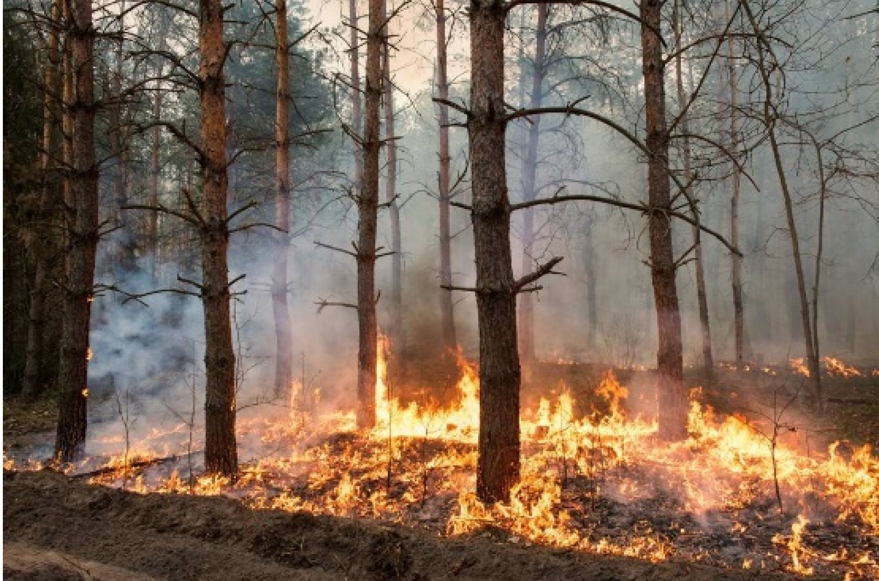
#> input picture fire_sample.png, 879 x 581 px, given in place of fire_video.mp4, which was not available
$ python motionvideo.py
#> lines starting #> are read from the running program, lines starting #| are printed output that depends on the picture; after the words box and inside, x2 and y2 are one past the last pixel; in counts of white or black regions, pixels touching at a corner belong together; pictures that were not available may be replaced by others from this repository, and a replacement may not be noted
#> further down, prev_frame is the input picture: shape (581, 879, 3); mean B, G, R 86, 102, 122.1
import cv2
import numpy as np
import matplotlib.pyplot as plt

# Function to display images
def show_images(images, titles, figsize=(20, 10)):
    plt.figure(figsize=figsize)
    for i, (img, title) in enumerate(zip(images, titles)):
        plt.subplot(1, len(images), i + 1)
        plt.imshow(img, cmap='gray' if len(img.shape) == 2 else None)
        plt.title(title)
        plt.axis('off')
    plt.show()

# Function to calculate fire mask
def get_fire_mask(image):
    image_hsv = cv2.cvtColor(image, cv2.COLOR_BGR2HSV)
#> image_hsv: shape (581, 879, 3); mean H, S, V 28, 85.4, 123.6
    image_ycbcr = cv2.cvtColor(image, cv2.COLOR_BGR2YCrCb)
#> image_ycbcr: shape (581, 879, 3); mean of channels 0, 1, 2 106.2, 139.3, 116.6

    # Split channels
    H, S, V = cv2.split(image_hsv)
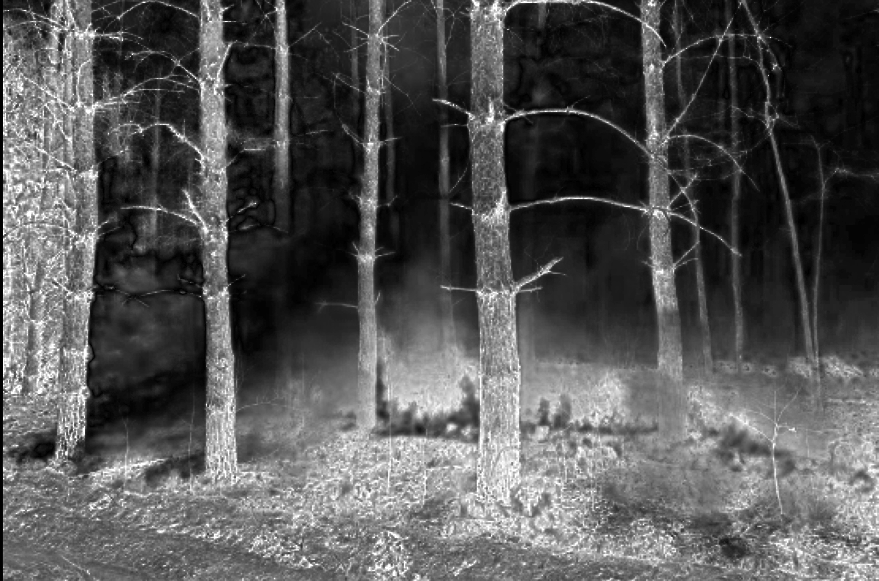
#> S: shape (581, 879); min 0, max 255, mean 85.4
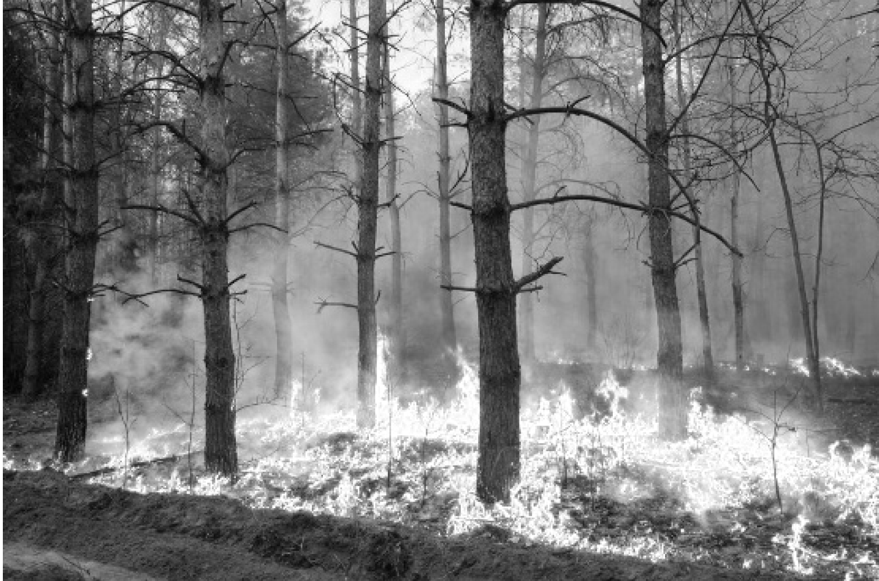
#> V: shape (581, 879); min 1, max 255, mean 123.6
    Y, Cr, Cb = cv2.split(image_ycbcr)
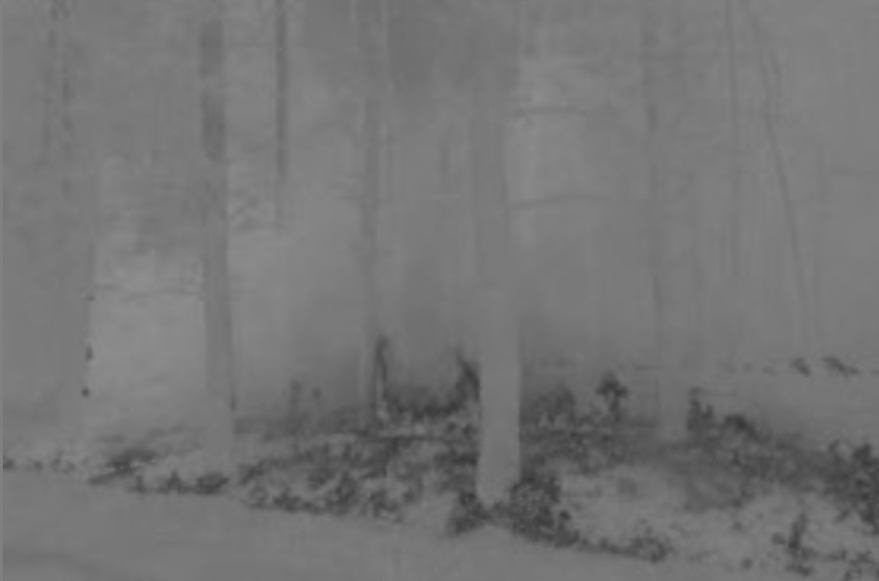
#> Cb: shape (581, 879); min 56, max 143, mean 116.6

    # Fire detection thresholds
    hsv_mask = (H >= 0) & (H <= 50) & (S > 100) & (V > 150)
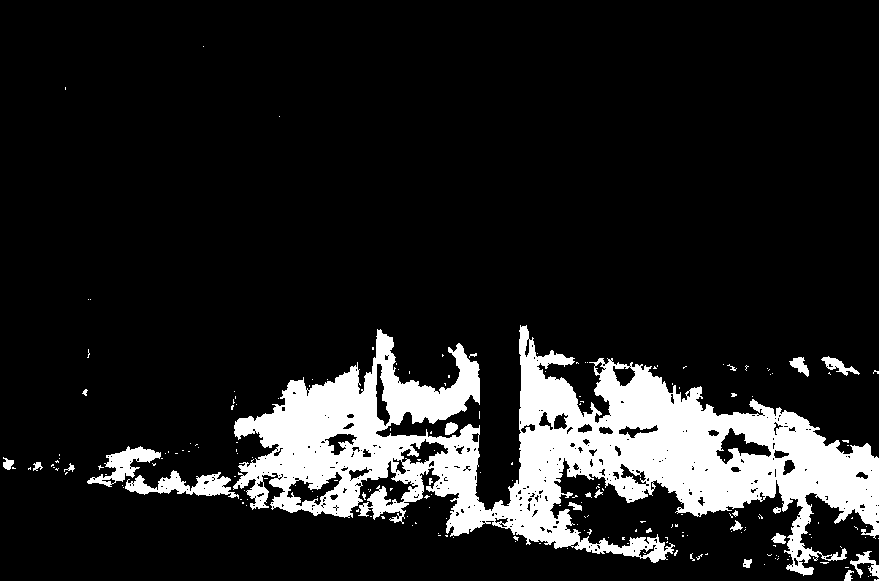
#> hsv_mask: shape (581, 879) bool; 13.2% white; 201 white regions (178 under 20 px), largest, box (x1, y1, x2, y2) and area: (233, 325, 879, 576) 62800, (125, 470, 239, 499) 1437, (87, 446, 161, 487) 1109
    ycbcr_mask = (Cr > 135) & (Cb < 120) & (Y > 140)
#> ycbcr_mask: shape (581, 879) bool; 13% white; 486 white regions (399 under 20 px), largest, box (x1, y1, x2, y2) and area: (493, 375, 879, 547) 23743, (235, 332, 480, 488) 16682, (387, 0, 438, 98) 3914

    # Logical AND operation
    fire_mask = hsv_mask & ycbcr_mask
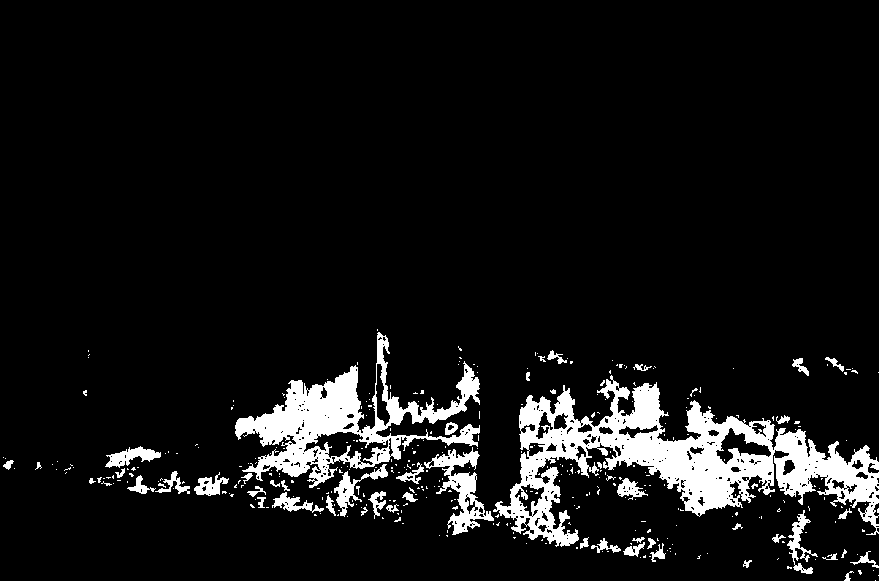
#> fire_mask: shape (581, 879) bool; 8.2% white; 358 white regions (305 under 20 px), largest, box (x1, y1, x2, y2) and area: (493, 375, 879, 547) 21741, (235, 332, 480, 488) 10984, (424, 447, 494, 535) 1948
    return np.uint8(fire_mask * 255)

# Initializing video capture
video_path = 'fire_video.mp4'
cap = cv2.VideoCapture(video_path)

if not cap.isOpened():
    raise ValueError(f"Error opening video: {video_path}")

# Parameters for Optical Flow (Lucas-Kanade)
lk_params = dict(winSize=(15, 15), maxLevel=2,
                 criteria=(cv2.TERM_CRITERIA_EPS | cv2.TERM_CRITERIA_COUNT, 10, 0.03))

# Initializing Background Subtractor (MOG2)
bg_subtractor = cv2.createBackgroundSubtractorMOG2()

# Reading the first frame
ret, prev_frame = cap.read()
prev_gray = cv2.cvtColor(prev_frame, cv2.COLOR_BGR2GRAY)
prev_fire_mask = get_fire_mask(prev_frame)

scaling_factor = 0.01  # Pixel to real-world area conversion

while True:
    ret, frame = cap.read()
    if not ret:
        break

    # Converting frame to grayscale
    gray = cv2.cvtColor(frame, cv2.COLOR_BGR2GRAY)

    # Frame Differencing
    frame_diff = cv2.absdiff(prev_gray, gray)
#> frame_diff: shape (581, 879); every value is 0
    _, frame_diff_thresh = cv2.threshold(frame_diff, 30, 255, cv2.THRESH_BINARY)

    # Fire Mask (Color-Based)
    fire_mask = get_fire_mask(frame)

    # Combining frame difference and fire mask to detect moving fire pixels
    moving_fire_mask = cv2.bitwise_and(fire_mask, frame_diff_thresh)

    # Optical Flow (Track Fire Movement)
    fire_points = cv2.findNonZero(moving_fire_mask)
#> fire_points = None
    if fire_points is not None:
        # Calculating optical flow
        new_points, status, _ = cv2.calcOpticalFlowPyrLK(prev_gray, gray, fire_points.astype(np.float32), None, **lk_params)

        for i, (new, old) in enumerate(zip(new_points, fire_points)):
            a, b = new.ravel()
            c, d = old.ravel()
            cv2.arrowedLine(frame, (int(c), int(d)), (int(a), int(b)), (0, 255, 0), 2)  # Green arrows for motion

    # Background Subtraction (Detecting Dynamic Regions)
    fg_mask = bg_subtractor.apply(frame)
#> fg_mask: shape (581, 879); every value is 127
    moving_fire_bg = cv2.bitwise_and(fg_mask, fire_mask)
#> moving_fire_bg: shape (581, 879); values 0 (black) and 127 (white), 8.2% white; 358 white regions (305 under 20 px)

    # Combining All Motion Detection Methods
    combined_motion_mask = cv2.bitwise_or(moving_fire_mask, moving_fire_bg)

    # Fire Contour Detection (Computing Fire Area)
    contours, _ = cv2.findContours(fire_mask, cv2.RETR_EXTERNAL, cv2.CHAIN_APPROX_SIMPLE)
#> contours = 348 contours, 308 with area under 20; largest, box (x1, y1, x2, y2) and area: (493, 375, 879, 547) 23963, (235, 332, 480, 488) 12180, (424, 447, 494, 535) 1857, (334, 464, 388, 517) 586, (105, 446, 161, 468) 514
    valid_contours = [cnt for cnt in contours if cv2.contourArea(cnt) > 500]
#> valid_contours = 5 contours; box (x1, y1, x2, y2) and area: (493, 375, 879, 547) 23963, (235, 332, 480, 488) 12180, (424, 447, 494, 535) 1857, (334, 464, 388, 517) 586, (105, 446, 161, 468) 514

    total_fire_pixels = np.sum(fire_mask > 0)
#> total_fire_pixels = 41944
    fire_area = total_fire_pixels * scaling_factor
#> fire_area = 419.4
    print(f"Estimated Fire Area: {fire_area:.2f} square meters")
#| Estimated Fire Area: 419.44 square meters

    # Overlay Fire Region + Motion Vectors
    output_frame = frame.copy()
    for cnt in valid_contours:
        area = cv2.contourArea(cnt) * scaling_factor
        M = cv2.moments(cnt)
        if M["m00"] != 0:
            cX = int(M["m10"] / M["m00"])
            cY = int(M["m01"] / M["m00"])
            cv2.putText(output_frame, f"{area:.2f} m²", (cX, cY), cv2.FONT_HERSHEY_SIMPLEX, 0.6, (255, 0, 0), 2)
#> this loop made 5 passes
#> (area, cX, cY) on passes 4 to 5: (239.6, 674, 458), (121.8, 343, 423)
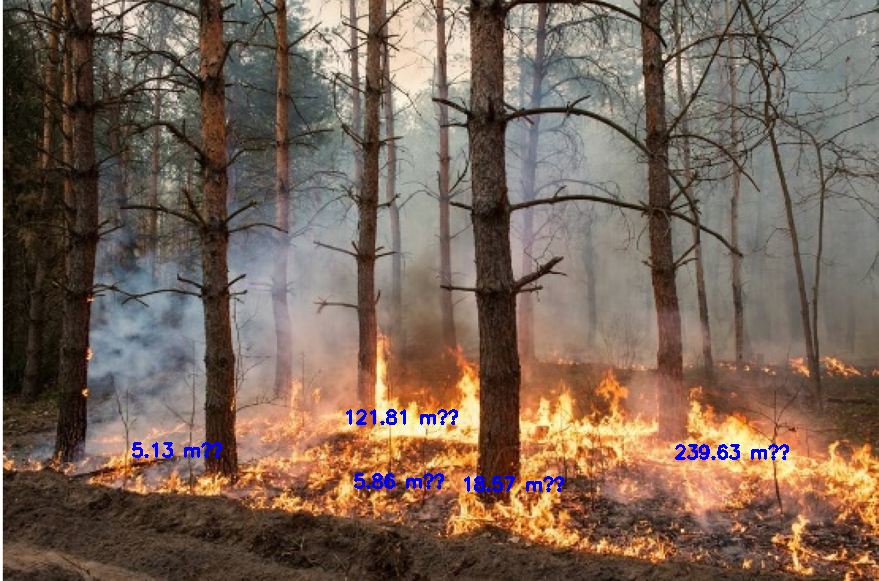
#> output_frame: shape (581, 879, 3); 0.62% of pixels changed, all inside (x1, y1, x2, y2) = (132, 409, 789, 492)

    cv2.drawContours(output_frame, valid_contours, -1, (255, 0, 0), 2)
#> output_frame: shape (581, 879, 3); 3.53% of pixels changed, all inside (x1, y1, x2, y2) = (104, 331, 879, 548)

    # results
    combined_display = np.hstack((frame, cv2.cvtColor(combined_motion_mask, cv2.COLOR_GRAY2BGR)))
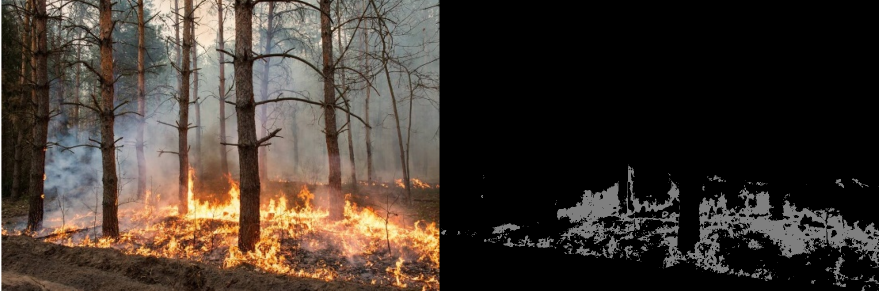
#> combined_display: shape (581, 1758, 3) (shown at 1/2 size); mean B, G, R 48.2, 56.2, 66.2
    cv2.imshow('Fire Detection + Motion Analysis', combined_display)

    # Updating previous frame
    prev_gray = gray.copy()
    prev_fire_mask = fire_mask.copy()

    # Break loop with 'q' key
    if cv2.waitKey(30) & 0xFF == ord('q'):
#> (key q is pressed here)
        break

cap.release()
cv2.destroyAllWindows()
